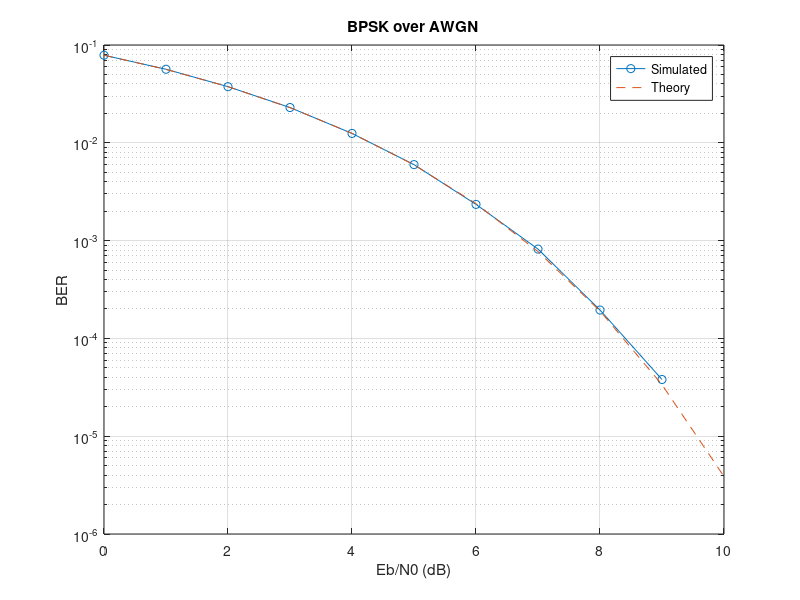

The MATLAB source for this figure:
N = 1e6;
% Number of Bits
bits = randi([0 1], 1, N);
% Generate N random bits of values 0 and 1
tx = 2*bits - 1; % Decode them in -1 and 1

EbN0_dB = 0:1:10;                   % sweep from 0 to 10 dB
BER = zeros(size(EbN0_dB));         
% Sweep over the values of EbN0
for k = 1:length(EbN0_dB)
    EbN0 = 10^(EbN0_dB(k)/10); % Calculate it in linear not dB
    N0 = 1/EbN0; % Get N0 
    sigma = sqrt(N0/2); % Calculate standard deviation

    rx = tx + sigma*randn(1, N); % Rx bits after adding AWGN noise
    bits_hat = rx > 0; % Decode them 
    BER(k) = mean(bits_hat ~= bits); % get the BER
end

% theory
BER_theory = qfunc(sqrt(2*10.^(EbN0_dB/10))); 

semilogy(EbN0_dB, BER, 'o-', EbN0_dB, BER_theory, '--');
grid on;
xlabel('Eb/N0 (dB)'); ylabel('BER');
legend('Simulated', 'Theory');
title('BPSK over AWGN');


EbN0_bpsk = EbN0_dB;
BER_bpsk  = BER;
th_bpsk   = qfunc(sqrt(2*10.^(EbN0_dB/10)));
